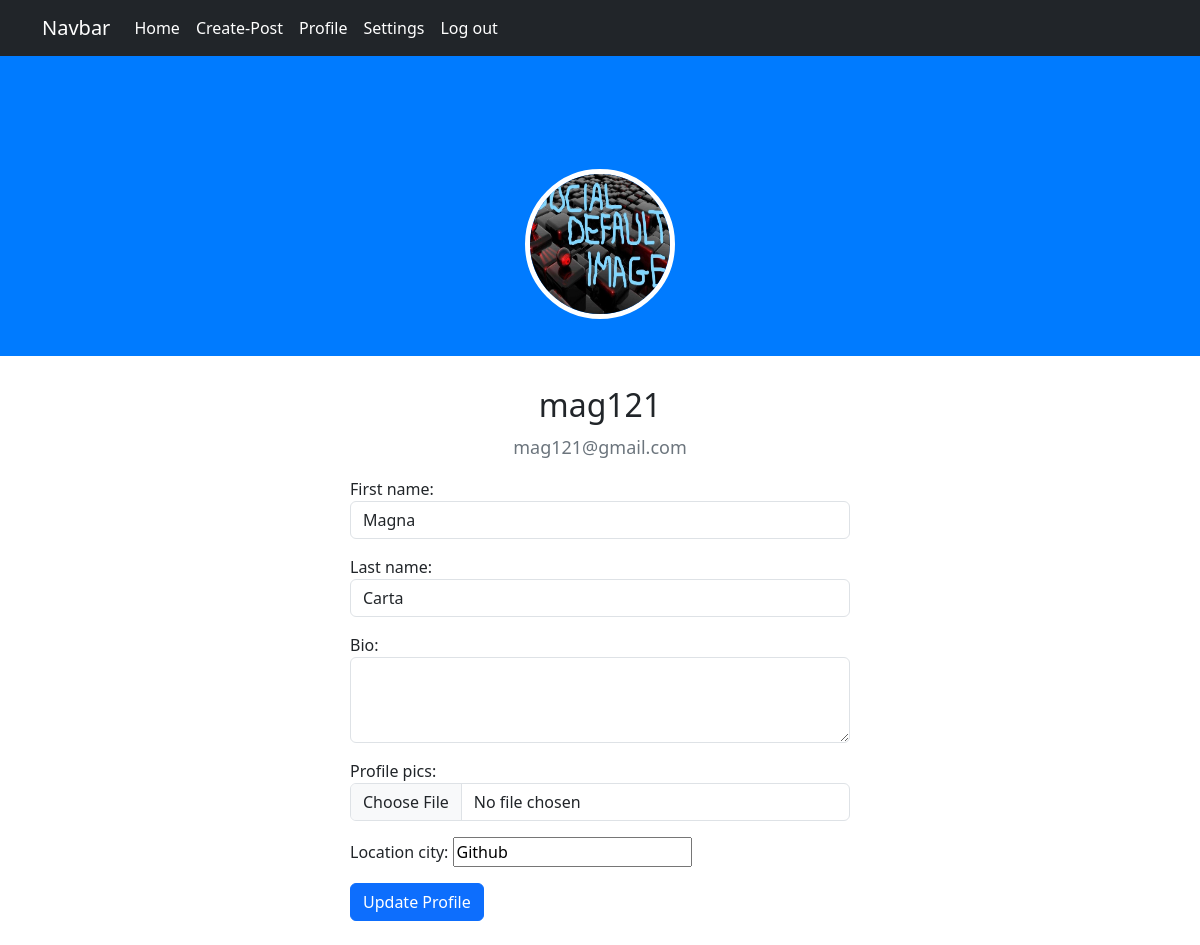
Page /account_setting (signed in) on the earlier database version.
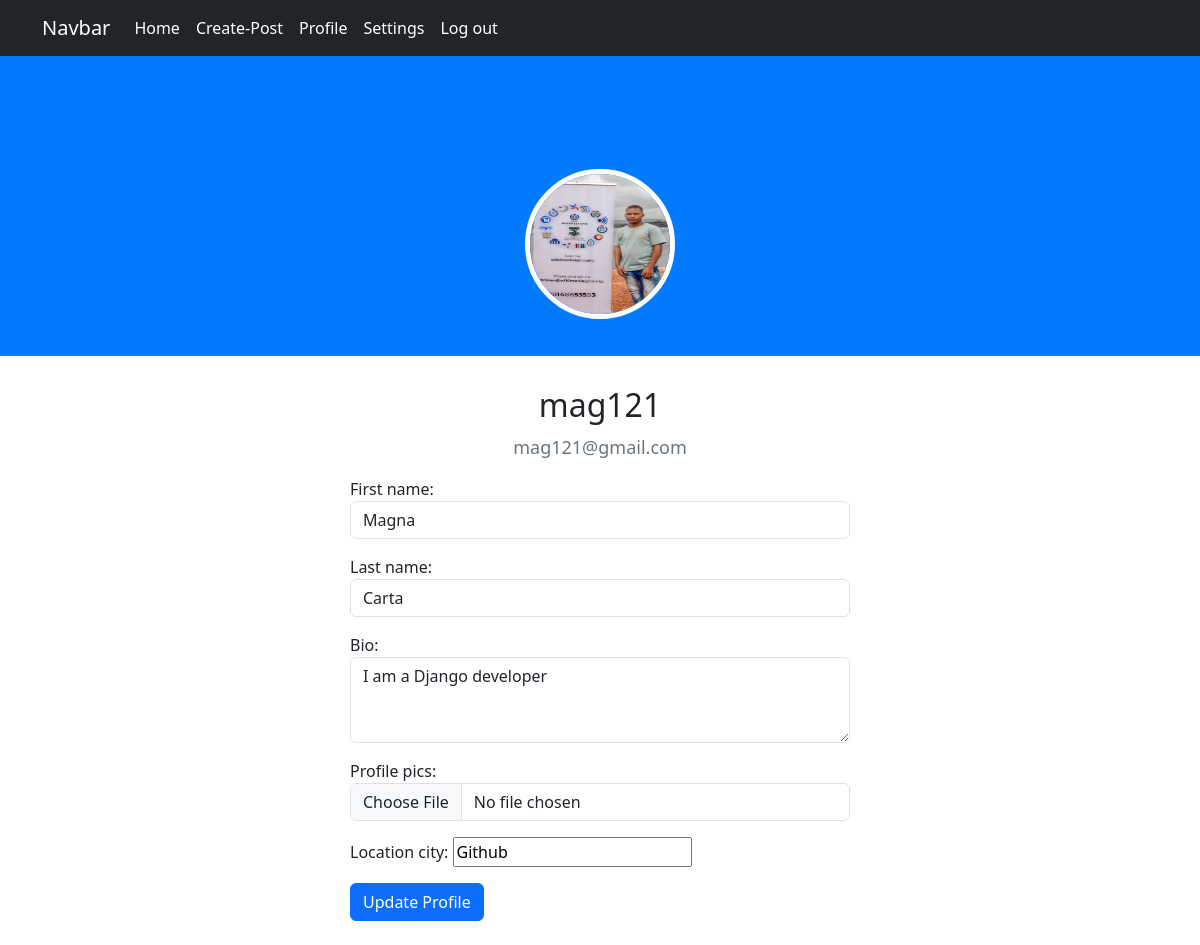
Same page on the later database version.
### thread/models.py (models this page shows, shortened)
class Profile(models.Model):
    user = models.OneToOneField(User, on_delete=models.CASCADE)
    id_user = models.IntegerField(primary_key=True)
    first_name = models.CharField(max_length=150, blank=True)
    last_name = models.CharField(max_length=150, blank=True)
    bio = models.TextField(max_length=1000, blank=True)
    profile_pics = ResizedImageField(quality=70,
                                     upload_to='profile_images',
                                     default='anon.png')
    location_city = models.CharField(max_length=150, blank=True)
    USERNAME_FIELD = 'user.username'

### thread/views.py (the view)
# urls.py: path('account_setting', views.account_setting, name='account_setting'),
@login_required(login_url='login_user')
def account_setting(request):
    user = request.user
    profile = user.profile
    if request.method == 'POST':
        form = UpdateProfile(request.POST or None, request.FILES, instance=profile)
        if form.is_valid():
            form.save()
        return redirect('account_setting')
    form = UpdateProfile(instance=profile)
    return render(request, 'settings.html', {"form":form, "profile":profile})

### thread/forms.py
class UpdateProfile(forms.ModelForm):
    first_name = forms.CharField(required=False, widget=forms.TextInput(attrs={"class": "form-control", "id": "firstName"}))
    last_name = forms.CharField(required=False, widget=forms.TextInput(attrs={"class": "form-control", "id": "lastName"}))
    bio = forms.CharField(required=False, widget=forms.Textarea(attrs={"class": "form-control", "id": "bio", "rows": "3"}))
    profile_pics = forms.FileField(required=False, widget=forms.FileInput(attrs={"class": "form-control", "id": "profileImage"}))
    class Meta:
        model = Profile
        exclude = ('user', 'id_user')

### thread/templates/settings.html (shortened to what this page needs)
<!DOCTYPE html>
<html lang="en">
<head>
    <link href="https://cdn.jsdelivr.net/npm/bootstrap@5.3.0-alpha1/dist/css/bootstrap.min.css" rel="stylesheet">
</head>
<body>
    {% include 'navbar.html' %}
    <div class="profile-cover">
        <img src="{{ profile.profile_pics.url }}" alt="Avatar" class="profile-avatar">
    </div>
    <div class="container">
        <div class="profile-info">
            <h1>{{ profile.user.username }}</h1>
            <p>
                {{ profile.user.email }}
            </p>
        </div>
    <div>
        {% if user.is_authenticated %}
        <form method="post" action="{% url 'account_setting' %}" enctype="multipart/form-data" class="update-profile-form">
            {{ form.as_p }}
            <button type="submit" class="btn btn-primary">Update Profile</button>
        </form>
        {% endif %}
    </div>
<br>
</body>
</html>

Differences in the rows shown:
changed Profile "Magna": profile_pics: a different picture; bio (not shown) → "I am a Django developer"
